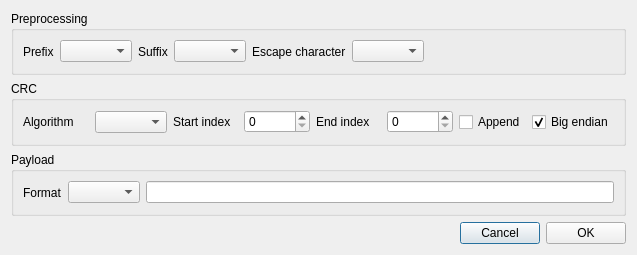
<?xml version="1.0" encoding="UTF-8"?>
<ui version="4.0">
 <class>TextItemEditor</class>
 <widget class="QDialog" name="TextItemEditor">
  <property name="geometry">
   <rect>
    <x>0</x>
    <y>0</y>
    <width>637</width>
    <height>255</height>
   </rect>
  </property>
  <property name="windowTitle">
   <string>Data Editor</string>
  </property>
  <layout class="QGridLayout" name="gridLayout">
   <item row="3" column="1">
    <widget class="QPushButton" name="pushButtonCancel">
     <property name="text">
      <string>Cancel</string>
     </property>
    </widget>
   </item>
   <item row="3" column="2">
    <widget class="QPushButton" name="pushButtonOK">
     <property name="text">
      <string>OK</string>
     </property>
    </widget>
   </item>
   <item row="3" column="0">
    <spacer name="horizontalSpacer">
     <property name="orientation">
      <enum>Qt::Orientation::Horizontal</enum>
     </property>
     <property name="sizeHint" stdset="0">
      <size>
       <width>40</width>
       <height>20</height>
      </size>
     </property>
    </spacer>
   </item>
   <item row="0" column="0" colspan="3">
    <widget class="QGroupBox" name="groupBox">
     <property name="title">
      <string>Preprocessing</string>
     </property>
     <layout class="QHBoxLayout" name="horizontalLayout">
      <item>
       <widget class="QLabel" name="label">
        <property name="text">
         <string>Prefix</string>
        </property>
       </widget>
      </item>
      <item>
       <widget class="QComboBox" name="comboBoxPrefix"/>
      </item>
      <item>
       <widget class="QLabel" name="label_2">
        <property name="text">
         <string>Suffix</string>
        </property>
       </widget>
      </item>
      <item>
       <widget class="QComboBox" name="comboBoxSuffix"/>
      </item>
      <item>
       <widget class="QLabel" name="label_3">
        <property name="text">
         <string>Escape character</string>
        </property>
       </widget>
      </item>
      <item>
       <widget class="QComboBox" name="comboBoxEscapeCharacter"/>
      </item>
      <item>
       <spacer name="horizontalSpacer_2">
        <property name="orientation">
         <enum>Qt::Orientation::Horizontal</enum>
        </property>
        <property name="sizeHint" stdset="0">
         <size>
          <width>40</width>
          <height>20</height>
         </size>
        </property>
       </spacer>
      </item>
     </layout>
    </widget>
   </item>
   <item row="1" column="0" colspan="3">
    <widget class="QGroupBox" name="groupBox_2">
     <property name="title">
      <string>CRC</string>
     </property>
     <layout class="QHBoxLayout" name="horizontalLayout_2">
      <item>
       <widget class="QLabel" name="label_4">
        <property name="text">
         <string>Algorithm</string>
        </property>
       </widget>
      </item>
      <item>
       <widget class="QComboBox" name="comboBoxAlgorithm"/>
      </item>
      <item>
       <widget class="QLabel" name="label_5">
        <property name="text">
         <string>Start index</string>
        </property>
       </widget>
      </item>
      <item>
       <widget class="QSpinBox" name="spinBoxStartIndex"/>
      </item>
      <item>
       <widget class="QLabel" name="label_6">
        <property name="text">
         <string>End index</string>
        </property>
       </widget>
      </item>
      <item>
       <widget class="QSpinBox" name="spinBoxEndIndex"/>
      </item>
      <item>
       <widget class="QCheckBox" name="checkBoxAppend">
        <property name="text">
         <string>Append</string>
        </property>
       </widget>
      </item>
      <item>
       <widget class="QCheckBox" name="checkBoxBigEndian">
        <property name="text">
         <string>Big endian</string>
        </property>
        <property name="checked">
         <bool>true</bool>
        </property>
       </widget>
      </item>
     </layout>
    </widget>
   </item>
   <item row="2" column="0" colspan="3">
    <widget class="QGroupBox" name="groupBox_3">
     <property name="title">
      <string>Payload</string>
     </property>
     <layout class="QHBoxLayout" name="horizontalLayout_3">
      <item>
       <widget class="QLabel" name="label_7">
        <property name="text">
         <string>Format</string>
        </property>
       </widget>
      </item>
      <item>
       <widget class="QComboBox" name="comboBoxFormat"/>
      </item>
      <item>
       <widget class="QLineEdit" name="lineEditInput">
        <property name="clearButtonEnabled">
         <bool>true</bool>
        </property>
       </widget>
      </item>
     </layout>
    </widget>
   </item>
  </layout>
 </widget>
 <resources/>
 <connections>
  <connection>
   <sender>pushButtonCancel</sender>
   <signal>clicked()</signal>
   <receiver>TextItemEditor</receiver>
   <slot>reject()</slot>
   <hints>
    <hint type="sourcelabel">
     <x>432</x>
     <y>234</y>
    </hint>
    <hint type="destinationlabel">
     <x>362</x>
     <y>239</y>
    </hint>
   </hints>
  </connection>
  <connection>
   <sender>pushButtonOK</sender>
   <signal>clicked()</signal>
   <receiver>TextItemEditor</receiver>
   <slot>accept()</slot>
   <hints>
    <hint type="sourcelabel">
     <x>504</x>
     <y>235</y>
    </hint>
    <hint type="destinationlabel">
     <x>278</x>
     <y>227</y>
    </hint>
   </hints>
  </connection>
 </connections>
</ui>
